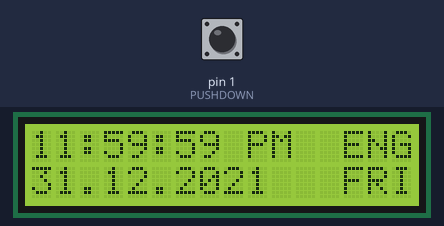
Simulated run of this sketch. Board: Arduino Uno, built with avr-gcc and run on an emulated ATmega328P. On the bench: 16×2 character LCD. The inputs (shaded band) are chosen by the test bench; at power-on: pin 1 (PUSHDOWN) HIGH.

Above: at 1.2 s.
1.3 s: pin 1 (PUSHDOWN) pulled LOW for 0.15 s
At 2.5 s:
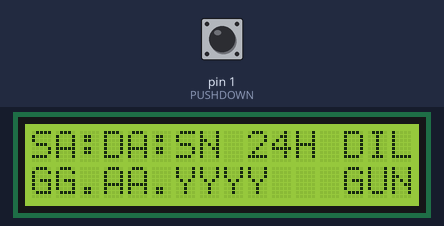
4.4 s: pin 1 (PUSHDOWN) pulled LOW for 1 s
At 5.8 s:
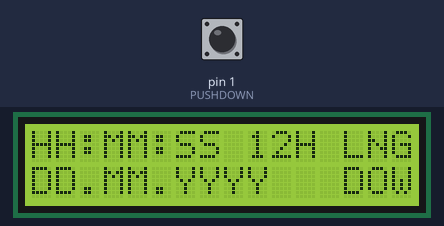
8.4 s: pin 1 (PUSHDOWN) pulled LOW for 0.15 s
At 9.5 s:
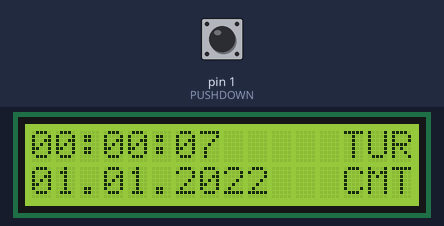
10.5 s: pin 1 (PUSHDOWN) pulled LOW for 1 s
At 12.8 s:
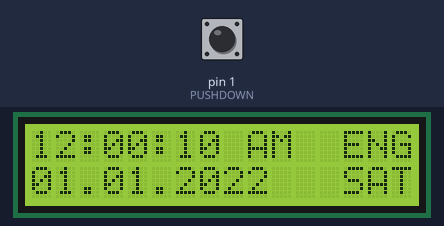
Timing chart, 0 to 14.0 s (numbered marks = the images above; inputs shaded):
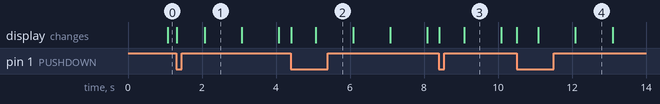

The sketch:

LCDScreenClock.ino
```cpp
//First i try in tinkercad. Other References:https://forum.arduino.cc/t/stop-motor-after-3-seconds/249156
//https://www.arduino.cc/reference/en/language/variables/data-types/string/functions/substring/
//https://www.robotistan.com/16x2-lcd-ekran-yesil-uzerine-siyah?language=tr&h=5cb76a49&&gclid=Cj0KCQjw4v2EBhCtARIsACan3nyc7PEnV6gupygoPBMEhRe6vTbA5eKBQ49UTFz_INH-x8R1o6uT6MkaAr5xEALw_wcB
// include the library code for the LCD screen:
#include <LiquidCrystal.h>
//keep the button current value. If button is pressed value become HIGH otherwise LOW.
int value=LOW;
//keep the button previous. If button was pressed previousvalue become HIGH otherwise LOW.
int previousValue=LOW;
//Push button pin number
int PUSHDOWN=1;

//the clock screen show in 2000 seconds.
int TIME_SCREEN_CLOCK = 2000;
//the info screen show in 1000 seconds.
int TIME_SCREEN_INFO = 1000;
//Begin in this date
String TIME_STRING = "2021.12.31 - 23:59:58";

//odd numbers:turkish, even numbers:english
int language_flag=0;

//split the date and keep all values in a variable.
int year=0;
int month=0;
int day=0;
int hour=0;
int minute=0;
int second=0;
int eng_hour=0;

//begin with this time for info and clock screen
//pre_time is used for calculate every second
unsigned long pre_time=0;
//preTimeScreen is used for calculate info and clock screen
unsigned long preTimeScreen=0;
//which screen is showing right now: screen_flag=1->info screen screen_flag=0->clock screen
int screen_flag=0;

// initialize the library with the numbers of the interface pins
LiquidCrystal lcd(12, 11, 5, 4, 3, 2);

void setup()
{
  //push button is known by the system
  pinMode(PUSHDOWN, INPUT);
  // set up the LCD's number of columns and rows we have 2 row and 16 columns.
  lcd.begin(16, 2);

  //At the begin time is keep the values.
  pre_time=millis();
  preTimeScreen=millis();

//Take every value in string date with substring.
  year=TIME_STRING.substring(0,4).toInt();
  month=TIME_STRING.substring(5,7).toInt();
  day=TIME_STRING.substring(8,10).toInt();
  hour=TIME_STRING.substring(13,15).toInt();
  minute=TIME_STRING.substring(16,18).toInt();
  second=TIME_STRING.substring(19,21).toInt();

  //take the english time hour we take turkish system time hour.
  if(hour>12)
  {
    eng_hour=hour-12;
  }
  else
  {
    if(hour == 0)
        eng_hour=12;
    else
      eng_hour=hour;
  }
  //Clear the screen
  lcd.clear();
}

void loop()
{
    //increase the second for every 1000 ms.
    increase_second();
    //info and clock screen are change.
    changeScreen();
    //keep the button previous value
    previousValue=value;
    //read the button is pressed or not.
    value=digitalRead(PUSHDOWN);
    //check if button is pressed and after that release.
    if(value==LOW && previousValue==HIGH)
    {
      //increase language flag and change the language.
      language_flag++;
      //clear the screen.
      lcd.clear();
    }
    //if screen_flag 1 then info screen show else calendar.
    if(screen_flag==1)
      info();
    else
      calendar();
  //check minute second or year is over if over then update the calendar.
      if(second==60)
      {
        second=0;
        minute++;
      }

      if(minute==60)
      {
        minute=0;
        hour++;
      }

      if(hour==24)
      {
        hour=0;
        day++;
      }

      if(day==32 &&(month==1 || month==3 || month==5 || month==7 || month==8 || month==10 || month==12))
      {
        day=1;
        month++;
      }else if(day==31 &&(month==4 || month==6 || month==9 || month==11))
       {
        day=1;
        month++;
       }
       else if(day==29 &&(month==2))
       {
        day=1;
        month++;
       }
        else if(day==28 &&(month==2) && (year%4==0))
       {
        day=1;
        month++;
       }
      if(month==13)
      {
        month=1;
        year++;
      }
      //decide new hour eng_hour
      if(hour>12)
      {
        eng_hour=hour-12;
      }
      else
      {
        if(hour == 0)
          eng_hour=12;
        else
          eng_hour=hour;
      }
}
//Increase the second for every 1000 ms.
  void increase_second()
  {

    if((millis()-pre_time)>=1000)
    {
      pre_time=millis();
      second++;
    }
  }
//check the screen is on 2000ms for the clock and check the screen is on 1000ms for the info screen.
//If 2000ms or 1000ms is over then change the screen.
  void changeScreen()
  {
    //Find the difference between begining time and current time and check it is bigger than 2000ms.
    //If it is bigger and clock screen is on so change the screen
    if(((millis()-preTimeScreen)>=TIME_SCREEN_CLOCK) && screen_flag==0)
    {
      preTimeScreen=millis();
      screen_flag = 1;
      lcd.clear();
    }
    //Find the difference between begining time and current time and check it is bigger than 1000ms.
    //If it is bigger and info screen is on so change the screen
    if(((millis()-preTimeScreen)>=TIME_SCREEN_INFO) && screen_flag==1)
    {
      preTimeScreen=millis();
      screen_flag = 0;
      lcd.clear();
    }
  }
//language_flag%2==0 --> ENG
//language_flag%2==1 --> TR
//Print every clock variable in the screen with setcursor function.
//for example setCursor(0,0)--> Get the index of [0,0].(0 row 0 column)
  void calendar()
  {
    if(language_flag%2 == 0)
    {
      lcd.setCursor(0,0);
      if(eng_hour<10)
      lcd.print("0");
      lcd.print(eng_hour);
      lcd.print(":");

      lcd.setCursor(3, 0);
      if(minute<10)
      lcd.print("0");
      lcd.print(minute);
      lcd.print(":");

      lcd.setCursor(6, 0);
      if(second<10)
      lcd.print("0");
      lcd.print(second);

      lcd.setCursor(9, 0);
      if(hour<12)
      {
        lcd.print("AM");
      }else
      {
      lcd.print("PM");
      }

      lcd.setCursor(13, 0);
      lcd.print("ENG");

      lcd.setCursor(0, 1);
      if(day<10)
      lcd.print("0");
      lcd.print(day);
      lcd.print(".");

      lcd.setCursor(3, 1);
      if(month<10)
      lcd.print("0");
      lcd.print(month);
      lcd.print(".");

      lcd.setCursor(6, 1);
      lcd.print(year);

      lcd.setCursor(13, 1);
      lcd.print(findDayOfWeek());

    }else
    {
      lcd.setCursor(0, 0);
      if(hour<10)
      lcd.print("0");
      lcd.print(hour);
      lcd.print(":");

      lcd.setCursor(3, 0);
      if(minute<10)
      lcd.print("0");
      lcd.print(minute);
      lcd.print(":");

      lcd.setCursor(6, 0);
      if(second<10)
      lcd.print("0");
      lcd.print(second);

      lcd.setCursor(13, 0);
      lcd.print("TUR");

      lcd.setCursor(0, 1);
      if(day<10)
      lcd.print("0");
      lcd.print(day);
      lcd.print(".");

      lcd.setCursor(3, 1);
      if(month<10)
      lcd.print("0");
      lcd.print(month);
      lcd.print(".");

      lcd.setCursor(6, 1);
      lcd.print(year);

      lcd.setCursor(13, 1);
      lcd.print(findDayOfWeek());
    }
  }
//print the screen info string.
  void info()
  {
    if(language_flag%2 == 0)
    {
     lcd.setCursor(0, 0);
     lcd.print("HH:MM:SS 12H LNG");
     lcd.setCursor(0, 1);
     lcd.print("DD.MM.YYYY   DOW");
    }else
    {
     lcd.setCursor(0, 0);
     lcd.print("SA:DA:SN 24H DIL");
     lcd.setCursor(0, 1);
     lcd.print("GG.AA.YYYY   GUN");
    }
  }
  //Find the day of week use a formula.
  String findDayOfWeek()
  {
    int a=year-(14-month)/12;
    int b=a+a/4-a/100+a/400;
    int c=month+12*((14-month)/12)-2;
    int d=(day+b+(31*c)/12)%7;

    if(language_flag%2==0)
    {
      switch (d)
      {
          case 0:
      return"SUN";
        case 1:
      return"MON";
        case 2:
      return"TUE";
        case 3:
      return"WED";
          case 4:
      return"THU";
          case 5:
      return"FRI";
          case 6:
      return"SAT";
      }
    }else if(language_flag%2==1)
    {
      switch (d)
      {
          case 0:
      return"PAZ";
        case 1:
      return"PZT";
        case 2:
      return"SAL";
        case 3:
      return"ÇAR";
          case 4:
      return"PER";
          case 5:
      return"CUM";
          case 6:
      return"CMT";
      }
    }
  }
```

Measured:
- after the input at 1.3 s, the display: first changes at once (image 1 shows a later state)
- after the input at 4.4 s, the display: first changes at once (image 2 shows a later state)
- after the input at 8.4 s, the display: first changes at once (image 3 shows a later state)
- after the input at 10.5 s, the display: first changes at once (image 4 shows a later state)
- what the display in image 1 shows lasts 1.0 s, from 2.1 s to 3.1 s
